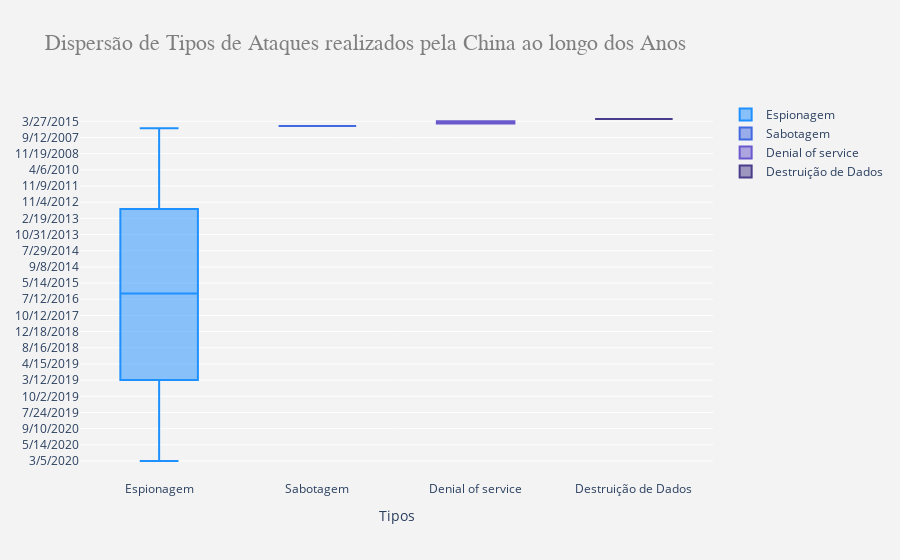

The code cell stored with this chart in its notebook:
### Markdown cell above
Com esses plots fica claro que a maior parte dos eventos são apenas de espionagem, os outros tipos de ataques ocupam uma pequena parcela deles.

## Tipos de ataques mais frequentes em relação aos países
 
Observamos também a distribuição de tipos de incidentes em cada um dos países em questão:

### Code cell
trace1 = go.Box(y = data_china.loc[data_china['Type'] == "Espionage", "Date"],
                name = 'Espionagem',
                marker = {'color': '#1e90ff'})

trace2 = go.Box(y = data_china.loc[data_china['Type'] == "Sabotage", "Date"],
                name = 'Sabotagem',
                marker = {'color': '#4169e1'})

trace3 = go.Box(y = data_china.loc[data_china['Type'] == "Denial of service", "Date"],
                name = 'Denial of service',
                marker = {'color': '#6959cd'})

trace4 = go.Box(y = data_china.loc[data_china['Type'] == "Data destruction", "Date"],
                name = 'Destruição de Dados',
                marker = {'color': '#483d8b'})

data = [trace1, trace2, trace3, trace4]
layout = go.Layout(title = 'Dispersão de Tipos de Ataques realizados pela China ao longo dos Anos',
                   titlefont = {'family': 'Arial',
                                'size': 22,
                                'color': '#7f7f7f'},
                   xaxis = {'title': 'Tipos'},
                   paper_bgcolor = 'rgb(243, 243, 243)',
                   plot_bgcolor = 'rgb(243, 243, 243)')
fig = go.Figure(data=data, layout=layout)
py.iplot(fig)

### Figure 1 — Plotly figure (JSON) as saved in the notebook; plotly's stock layout.template omitted (floating-point values rounded to 4 significant figures; data arrays with more than 128 entries replaced by an {"elided": "..."} marker saying what was removed)
{"data": [{"marker": {"color": "#1e90ff"}, "name": "Espionagem", "type": "box", "y": {"elided": "154 str values"}}, {"marker": {"color": "#4169e1"}, "name": "Sabotagem", "type": "box", "y": ["5/5/2020"]}, {"marker": {"color": "#6959cd"}, "name": "Denial of service", "type": "box", "y": ["12/4/2019", "3/27/2015"]}, {"marker": {"color": "#483d8b"}, "name": "Destruição de Dados", "type": "box", "y": ["4/4/2019"]}], "layout": {"paper_bgcolor": "rgb(243, 243, 243)", "plot_bgcolor": "rgb(243, 243, 243)", "title": {"font": {"color": "#7f7f7f", "family": "Arial", "size": 22}, "text": "Dispersão de Tipos de Ataques realizados pela China ao longo dos Anos"}, "xaxis": {"title": {"text": "Tipos"}}}}
